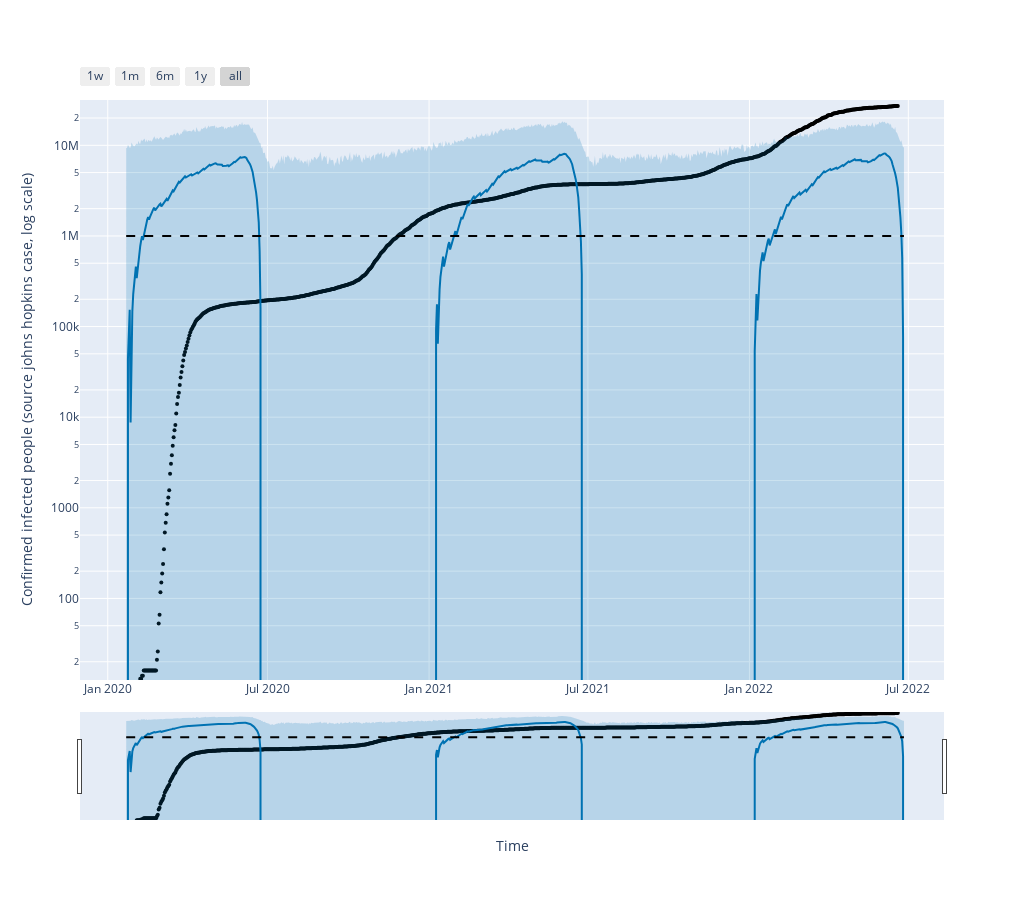

Here is the notebook cell this chart was saved with:
### Code cell
import plotly.offline as py
from fbprophet.plot import plot_plotly

fig= plot_plotly(my_model, forecast)

fig.update_layout(width=1024, height=900, xaxis_title='Time', yaxis_title='Confirmed infected people (source johns hopkins case, log scale)',)
fig.update_yaxes(type='log', range=[1.1, 7.5])
py.iplot(fig)

### Figure 1 — Plotly figure (JSON) as saved in the notebook; plotly's stock layout.template omitted (floating-point values rounded to 4 significant figures; data arrays with more than 128 entries replaced by an {"elided": "..."} marker saying what was removed)
{"data": [{"marker": {"color": "black", "size": 4}, "mode": "markers", "name": "Actual", "type": "scatter", "x": {"elided": "880 str values"}, "y": {"elided": "880 int values"}}, {"hoverinfo": "skip", "line": {"width": 0}, "mode": "lines", "type": "scatter", "x": {"elided": "887 str values"}, "y": {"elided": "887 float values"}}, {"fill": "tonexty", "fillcolor": "rgba(0, 114, 178, 0.2)", "line": {"color": "#0072B2", "width": 2}, "mode": "lines", "name": "Predicted", "type": "scatter", "x": {"elided": "887 str values"}, "y": {"elided": "887 float values"}}, {"fill": "tonexty", "fillcolor": "rgba(0, 114, 178, 0.2)", "hoverinfo": "skip", "line": {"width": 0}, "mode": "lines", "type": "scatter", "x": {"elided": "887 str values"}, "y": {"elided": "887 float values"}}, {"line": {"color": "black", "dash": "dash", "width": 2}, "mode": "lines", "name": "Cap", "type": "scatter", "x": {"elided": "887 str values"}, "y": {"elided": "887 int values"}}], "layout": {"height": 900, "showlegend": false, "width": 1024, "xaxis": {"rangeselector": {"buttons": [{"count": 7, "label": "1w", "step": "day", "stepmode": "backward"}, {"count": 1, "label": "1m", "step": "month", "stepmode": "backward"}, {"count": 6, "label": "6m", "step": "month", "stepmode": "backward"}, {"count": 1, "label": "1y", "step": "year", "stepmode": "backward"}, {"step": "all"}]}, "rangeslider": {"visible": true}, "title": {"text": "Time"}, "type": "date"}, "yaxis": {"range": [1.1, 7.5], "title": {"text": "Confirmed infected people (source johns hopkins case, log scale)"}, "type": "log"}}}
